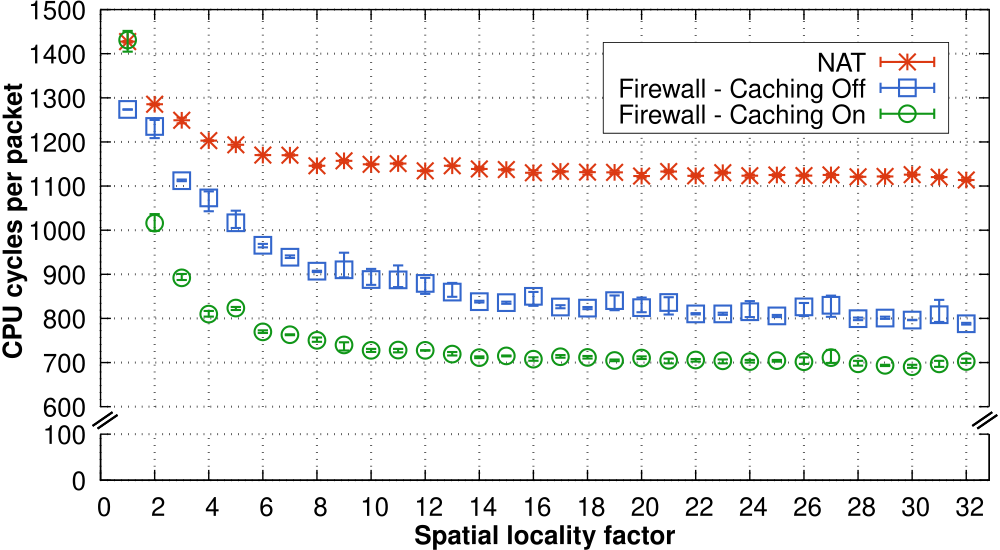

This figure's gnuplot source:
#!/usr/bin/gnuplot
load "../../common.plot"

font_type = "Helvetica,28"
font_type_bold = "Helvetica-Bold,28"

set terminal pdf dl 1.5 enhanced dashed size 10.0, 5.5 font font_type
set output "nfs-cascade-cpu-cycles.pdf"

set style fill solid 2 border lt -1
set datafile separator " "
set style data errorbars

### Variables
points_lw = 3
points_size = 2.0
line_width = 2

max_ordering = 32
x_offset = 0.85
min_y_bot = 0
max_y_bot = 100
min_y_top = 600
max_y_top = 1500

### Input files
input_file_firewall_caching_off = "data/firewall-caching-off/cycles-pp.stats"
input_file_firewall_caching_on = "data/firewall-caching-on/cycles-pp.stats"
input_file_nat = "data/nat/cycles-pp.stats"

### Margins
bm_bottom = 0.126
tm_bottom = 0.21
bm_top = 0.26
tm_top = 0.984
lm = 0.10
rm = 0.99

# Set the x-axis cut points
set arrow from screen lm-0.008,tm_bottom+0.015 to screen lm+0.012,tm_bottom+0.040 nohead linewidth 3
set arrow from screen lm-0.003,tm_bottom+0.010 to screen lm+0.017,tm_bottom+0.035 nohead linewidth 3
set arrow from screen rm-0.017,tm_bottom+0.015 to screen rm+0.003,tm_bottom+0.040 nohead linewidth 3
set arrow from screen rm-0.012,tm_bottom+0.010 to screen rm+0.008,tm_bottom+0.035 nohead linewidth 3

set multiplot layout 1,2 columnsfirst upwards

####### Plot 1
x1 = -1.5
x2 = 34
y1 = min_y_bot
y2 = max_y_bot

# Margins
set bmargin at screen bm_bottom
set tmargin at screen tm_bottom
set lmargin at screen lm
set rmargin at screen rm

# Leave the right border open
set border 1+2+8 lw 2

# X-axis
set xlabel "Spatial locality factor"
set xlabel font font_type_bold
set xlabel offset 0,0.41
set xrange [0:max_ordering + x_offset]
set xtics nomirror 2

# Y-axis
set yrange [y1:y2]
set ytics mirror 100

# Grid
set grid xtics lw 3.0 lt 0
set grid ytics lw 3.0 lt 0

# Legend
unset key

# No data here
plot \
	1/0 ls 6 dt 4 notitle

####### Plot 2
x1 = -1.5
x2 = 34
y3 = min_y_top
y4 = max_y_top

# Margins
set bmargin at screen bm_top
set tmargin at screen tm_top
set lmargin at screen lm
set rmargin at screen rm

# Leave the right border open
set border 2+4+8 lw 2

# X-axis
unset xlabel
unset xtics
set x2tics border in scale 1,0.5 norotate autojustify nomirror
set x2range [0:max_ordering + x_offset]
set x2tics nomirror 2

# Y-axis
set ylabel "{/Helvetica:Bold CPU cycles per packet}"
set ylabel offset 1.5,-0.5
set ytics border in scale 1,0.5 norotate mirror
set ytics mirror 100
set yrange [y3:y4]

# Grid
set grid x2tics lw 3.0 lt 0
set grid y2tics lw 3.0 lt 0

# Legend
set key outside opaque bottom Right title
set border back
set key box linestyle 1 lt rgb(black)
set key font ",28.0"
set key vertical maxrows 3
set key width -3.8
set key height 0.5
set key samplen 3.0
set key at 31.35, 1220

### Linestyles
set style line 1 pointtype 3 pointsize points_size linewidth points_lw lt rgb(darkred)
set style line 2 pointtype 4 pointsize points_size linewidth points_lw lt rgb(darkblue)
set style line 3 pointtype 6 pointsize points_size linewidth points_lw lt rgb(darkgreen)

plot \
	input_file_nat                  using ($1):($3):($2):($4) with errorbars ls 1 title "NAT",\
	input_file_firewall_caching_off using ($1):($3):($2):($4) with errorbars ls 2 title "Firewall - Caching Off",\
	input_file_firewall_caching_on  using ($1):($3):($2):($4) with errorbars ls 3 title "Firewall - Caching On"

unset multiplot
